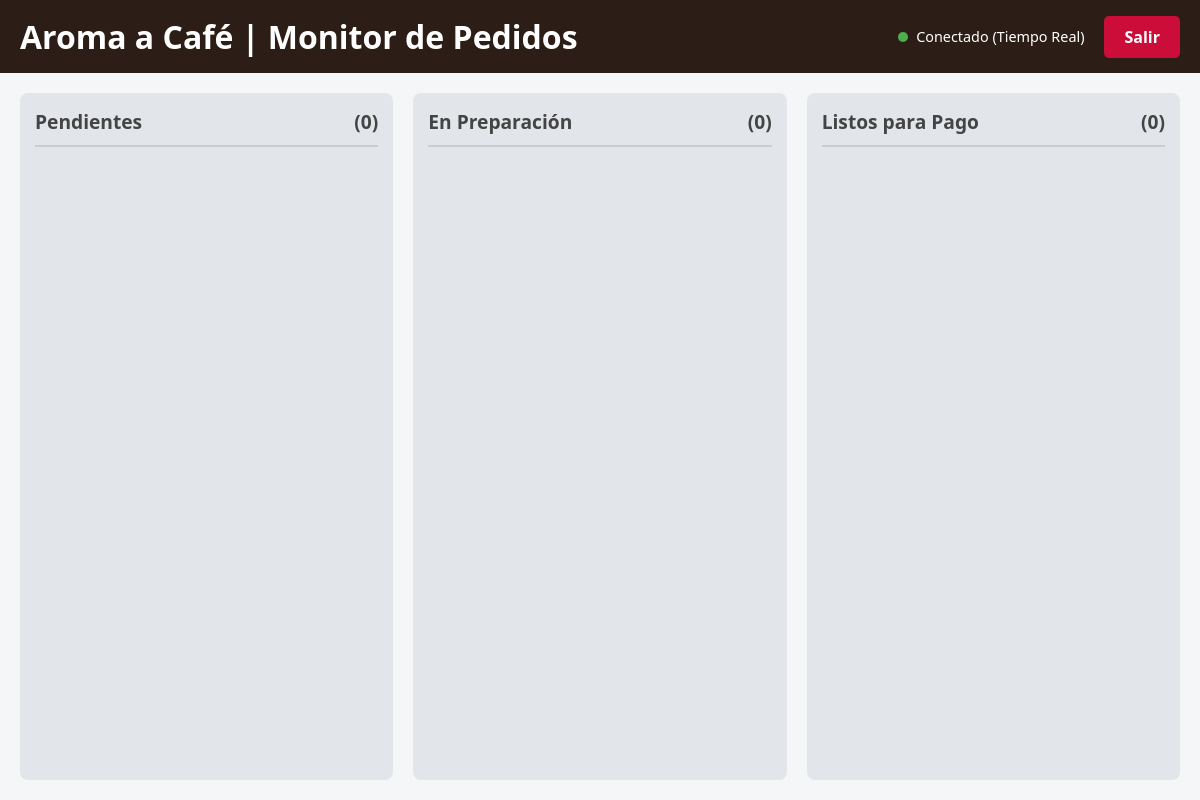
The page /admin_panel/panel_barista.php on the database as committed earlier.
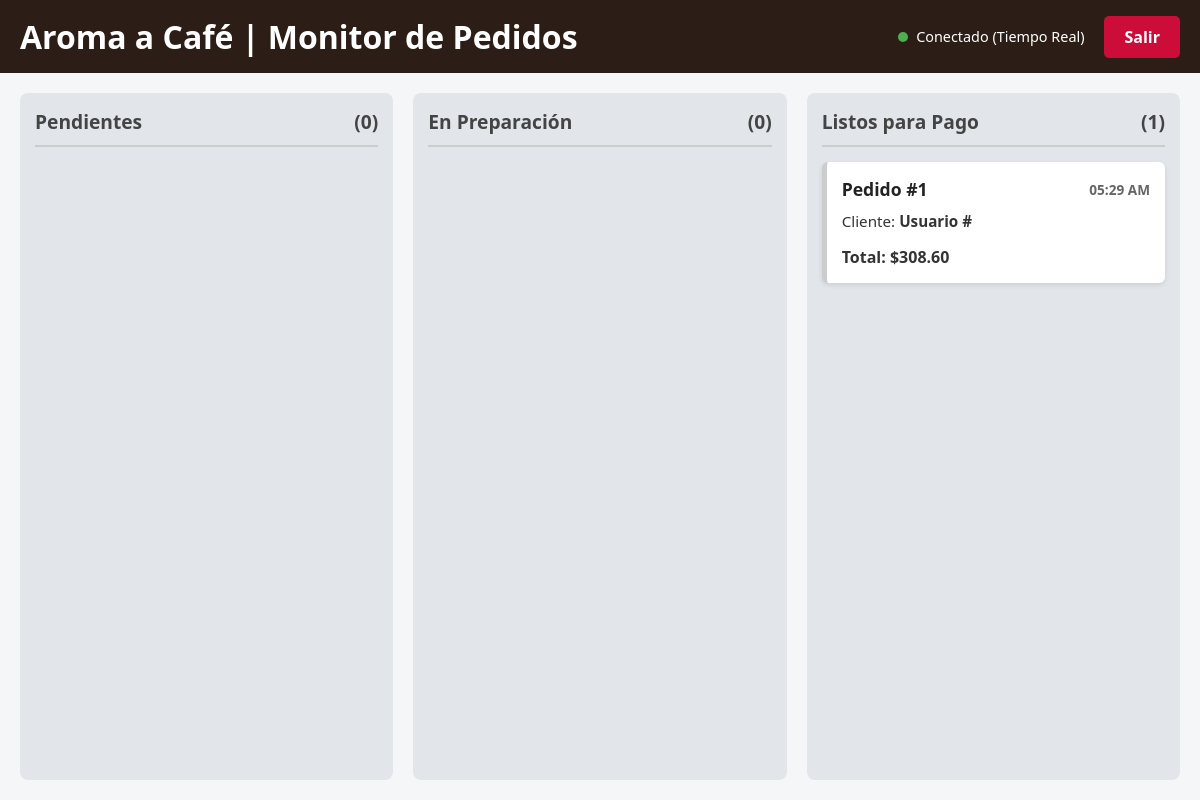
The same page on the database as committed later.
### tables this page shows
CREATE TABLE `pedidos` (
  `id_pedido` int(11) NOT NULL,
  `id_usuario` int(11) NOT NULL,
  `fecha_vencimiento` date DEFAULT NULL,
  `clave_retiro` varchar(10) DEFAULT NULL,
  `total` decimal(10,2) NOT NULL,
  `estado` enum('pendiente','preparacion','listo','entregado','vencido') NOT NULL DEFAULT 'pendiente',
  `fecha_creacion` timestamp NOT NULL DEFAULT current_timestamp()
);

### admin_panel/panel_barista.php (the view, shortened to what this page needs)
<?php
require_once '../config/conexion.php';
function obtenerPedidos($conexion, $estado) {
    $stmt = $conexion->prepare("SELECT * FROM pedidos WHERE LOWER(estado) = LOWER(:estado) ORDER BY fecha_creacion ASC");
    $stmt->execute([':estado' => $estado]);
    return $stmt->fetchAll(PDO::FETCH_ASSOC);
}
$pendientes  = obtenerPedidos($conexion, 'Pendiente');
$preparacion = obtenerPedidos($conexion, 'preparacion');
$listos      = obtenerPedidos($conexion, 'listo');
?>
<!DOCTYPE html>
<html lang="es">
<head>
    <link rel="stylesheet" href="/Proyecto-Cafeteria/css/barista.css">
</head>
<body class="admin-body">
    <header class="barista-header" style="display: flex; justify-content: space-between; align-items: center; padding: 15px 20px;">
        <h1 style="margin: 0;">Aroma a Café | Monitor de Pedidos</h1>
        <div style="display: flex; align-items: center; gap: 20px;">
            <div class="status-indicator">
                <span class="dot pulse"></span> Conectado (Tiempo Real)
            </div>
            <a href="/Proyecto-Cafeteria/admin_panel/productos.php" style="background-color: #cc0c39; color: white; padding: 10px 20px; text-decoration: none; border-radius: 5px; font-weight: bold;">Salir</a>
        </div>
    </header>
    <main class="kanban-board">
        <section class="kanban-column" id="col-pendientes">
            <h2>Pendientes <span>(<?= count($pendientes) ?>)</span></h2>
        </section>
        <section class="kanban-column" id="col-preparacion">
            <h2>En Preparación <span>(<?= count($preparacion) ?>)</span></h2>
        </section>
        <section class="kanban-column" id="col-listos">
            <h2>Listos para Pago <span>(<?= count($listos) ?>)</span></h2>
            <?php foreach ($listos as $pedido): ?>
            <article class="order-card">
                <header class="order-header">
                    <h3>Pedido #<?= $pedido['id_pedido'] ?></h3>
                    <time><?= date('h:i A', strtotime($pedido['fecha_creacion'])) ?></time>
                </header>
                <div class="order-customer">Cliente: <strong>Usuario #<?= htmlspecialchars($pedido['id_usuario_fk']) ?></strong></div>
                <div class="order-total">
                    <strong>Total: $<?= number_format($pedido['total'], 2) ?></strong>
                </div>
            </article>
            <?php endforeach; ?>
        </section>
    </main>
</body>
</html>

Rows that differ between the two databases and show on the page:
now on this page (row edited): pedidos: id_pedido "1", fecha_creacion "05:29 AM", total "308.60"
Other text that changed with them:
count($listos): "0" → "1"
